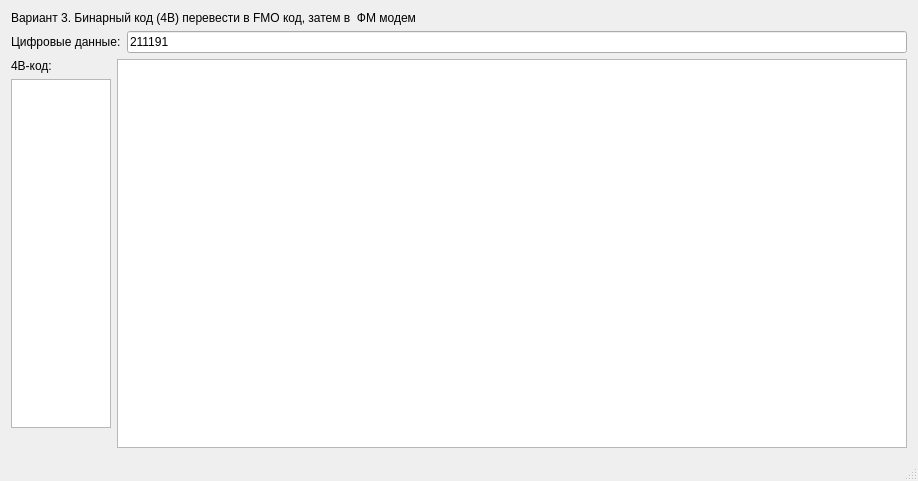
<?xml version="1.0" encoding="UTF-8"?>
<ui version="4.0">
 <class>MainWindow</class>
 <widget class="QMainWindow" name="MainWindow">
  <property name="geometry">
   <rect>
    <x>0</x>
    <y>0</y>
    <width>918</width>
    <height>481</height>
   </rect>
  </property>
  <property name="windowTitle">
   <string>Lab #7 - Многоуровневый  код</string>
  </property>
  <widget class="QWidget" name="centralWidget">
   <layout class="QVBoxLayout" name="verticalLayout_2">
    <item>
     <widget class="QLabel" name="label">
      <property name="text">
       <string>Вариант 3. Бинарный код (4В) перевести в FМО код, затем в  ФМ модем</string>
      </property>
      <property name="wordWrap">
       <bool>true</bool>
      </property>
     </widget>
    </item>
    <item>
     <layout class="QHBoxLayout" name="horizontalLayout">
      <item>
       <widget class="QLabel" name="label_2">
        <property name="text">
         <string>Цифровые данные:</string>
        </property>
       </widget>
      </item>
      <item>
       <widget class="QLineEdit" name="lineEdit">
        <property name="text">
         <string>211191</string>
        </property>
       </widget>
      </item>
     </layout>
    </item>
    <item>
     <layout class="QHBoxLayout" name="horizontalLayout_2">
      <item>
       <layout class="QVBoxLayout" name="verticalLayout">
        <item>
         <widget class="QLabel" name="label_3">
          <property name="sizePolicy">
           <sizepolicy hsizetype="Maximum" vsizetype="Maximum">
            <horstretch>0</horstretch>
            <verstretch>0</verstretch>
           </sizepolicy>
          </property>
          <property name="baseSize">
           <size>
            <width>0</width>
            <height>0</height>
           </size>
          </property>
          <property name="text">
           <string>4B-код:</string>
          </property>
         </widget>
        </item>
        <item>
         <widget class="QPlainTextEdit" name="textEdit4B">
          <property name="sizePolicy">
           <sizepolicy hsizetype="Maximum" vsizetype="Expanding">
            <horstretch>0</horstretch>
            <verstretch>0</verstretch>
           </sizepolicy>
          </property>
          <property name="baseSize">
           <size>
            <width>0</width>
            <height>0</height>
           </size>
          </property>
          <property name="readOnly">
           <bool>true</bool>
          </property>
         </widget>
        </item>
        <item>
         <spacer name="horizontalSpacer">
          <property name="orientation">
           <enum>Qt::Horizontal</enum>
          </property>
          <property name="sizeType">
           <enum>QSizePolicy::Fixed</enum>
          </property>
          <property name="sizeHint" stdset="0">
           <size>
            <width>100</width>
            <height>20</height>
           </size>
          </property>
         </spacer>
        </item>
       </layout>
      </item>
      <item>
       <widget class="QGraphicsView" name="graphicsView">
        <property name="sizePolicy">
         <sizepolicy hsizetype="Expanding" vsizetype="Expanding">
          <horstretch>0</horstretch>
          <verstretch>0</verstretch>
         </sizepolicy>
        </property>
        <property name="minimumSize">
         <size>
          <width>0</width>
          <height>0</height>
         </size>
        </property>
       </widget>
      </item>
     </layout>
    </item>
   </layout>
  </widget>
  <widget class="QStatusBar" name="statusBar"/>
 </widget>
 <layoutdefault spacing="6" margin="11"/>
 <resources/>
 <connections/>
</ui>
